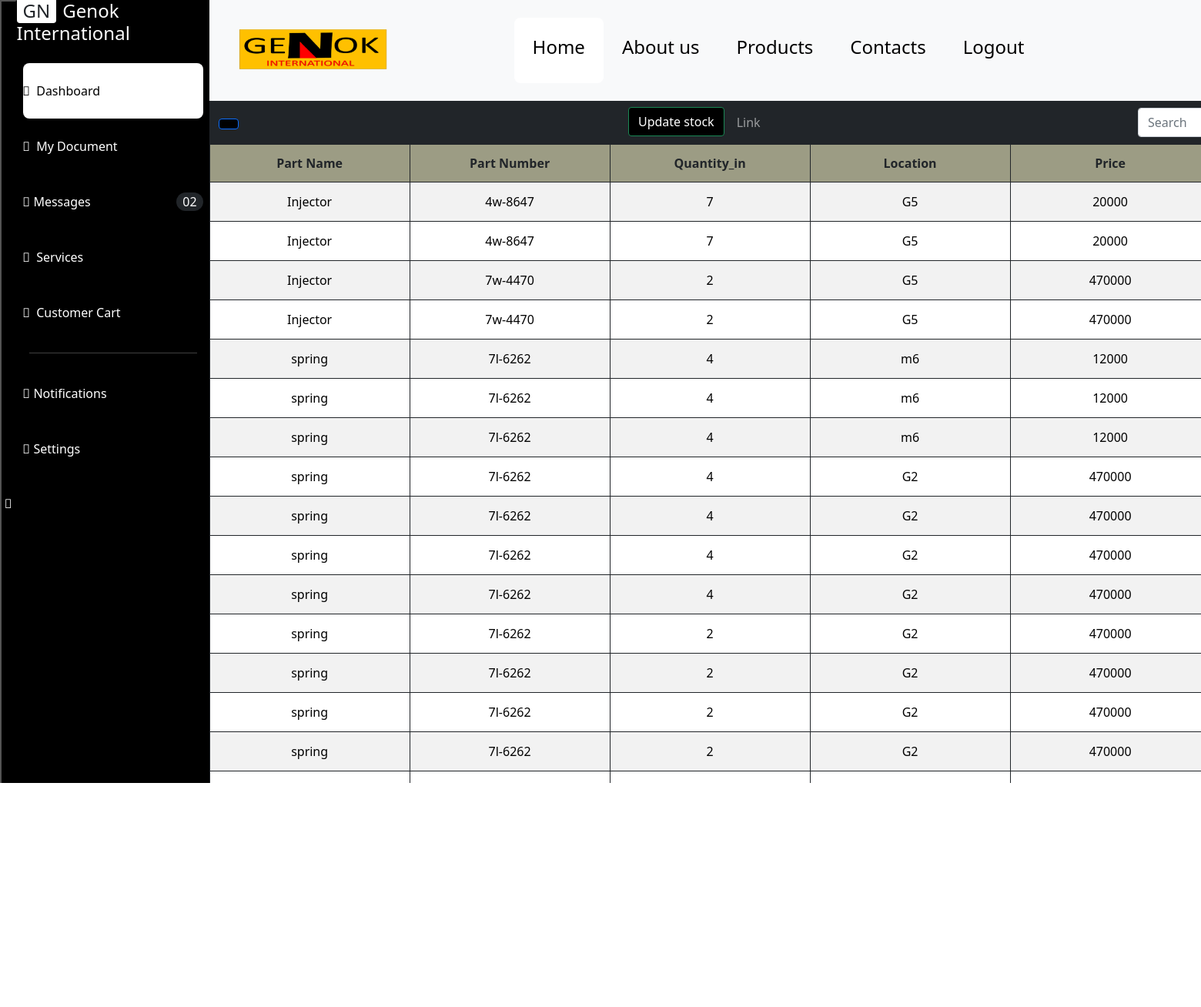
The page /documents/view_purchasebook on the database its author committed.
### document/models.py (models this page shows)
class PurchaseBook(models.Model):
    part_number = models.ForeignKey(Stock, on_delete=models.CASCADE)
    quantity_in = models.IntegerField(default=0)
    location = models.CharField(max_length=5)
    price = models.IntegerField(null=True)
    date_added = models.DateField(auto_now_add=True, null=True)

### products/models.py (models this page shows, shortened)
class Stock(models.Model):
    name = models.CharField(max_length=225, null=False)
    part_number = models.CharField(max_length=50, primary_key=True)
    location = models.CharField(max_length=10, null=False)
    balance = models.IntegerField()
    price = models.IntegerField(null=True)

### document/views.py (the view)
# urls.py: path('view_purchasebook', views.view_purchasebook, name='view_purchasebook'),
def view_purchasebook(request):
    pb = PurchaseBook.objects.all()
    template = loader.get_template('view_purchasebook.html')
    context = {
        'pb': pb,
    }
    return HttpResponse(template.render(context, request))

### document/templates/view_purchasebook.html (shortened to what this page needs)
<!DOCTYPE html>
<html lang="en">
{% extends "base.html"%}
{% load static%}
{% block body %}
<link rel="stylesheet" href='{% static "purchasebook.css"%}'/>
<nav class="navbar navbar-expand-sm navbar-dark bg-dark ">
  <div class="container-fluid">
    <div class="dropdown navbar-brand">
  <button type="button" class="btn btn-primary">
  </button>
</div>
    <div class="collapse navbar-collapse second" id="mynavbar">
      <ul class="navbar-nav mx-auto">
        <li class="nav-item px-2">
          <a href="/documents/purchasebook">
              <button class="btn btn-success">Update stock</button>
          </a>
        </li>
        <li class="nav-item">
          <a class="nav-link" href="javascript:void(0)">Link</a>
        </li>
      </ul>
      <form class="d-flex">
        <input class="form-control me-2" type="text" placeholder="Search">
      </form>
    </div>
  </div>
</nav>
<div class="dashboard-content">
            <table class="align-content-center table-pattern">
                <tr>
                    <th>Part Name</th>
                    <th>Part Number</th>
                    <th>Quantity_in</th>
                     <th>Location</th>
                    <th>Price</th>
                </tr>
                        {% for x in pb %}
          <form method="POST">
              <tr>
                    <td><input type="text" id="table-content" name="part_name" value="{{x.part_number.name}}" readonly></td>
                    <td><input type="text" id="table-content" name="part_number" value="{{x.part_number.part_number}}" readonly></td>
                    <td><input type="text" id="table-content" name="balance" value="{{x.quantity_in}}" readonly></td>
                    <td><input type="text" id="table-content" name="location" value="{{x.location}}" readonly></td>
                    <td><input type="text" id="table-content" name="price" value="{{x.price}}" readonly></td>
                </tr>
          </form>
                {% endfor %}
            </table>
{% endblock body%}

### products/static/base.css (style rules this page uses)
body { background: white; }
.btn { background-color: black; }

### document/static/purchasebook.css (style rules this page uses)
table { width: 100%; border-collapse: collapse; border-spacing: 0; }
th, td { padding: 12px; text-align: center; }
.table-pattern th, .table-pattern td { border: 1px solid; }
.table-pattern th { background-color: rgb(156, 156, 132); }
.table-pattern tr:nth-child(even) { background-color: #f2f2f2; }
#table-content { background-color: inherit; border-top-style: hidden; border-right-style: hidden; border-left-style: hidden; border-bottom-style: hidden; text-align: center; }

### products/templates/base.html (style rules this page uses)
body { background: white; }

### document/templates/view_purchasebook.html (style rules this page uses)
#table-content { background-color: inherit; border-top-style: hidden; border-right-style: hidden; border-left-style: hidden; border-bottom-style: hidden; text-align: center; }

### rows shown on the page
PurchaseBook: part_name "Injector", part_number "4w-8647", balance "7", location "G5", price "20000"
PurchaseBook: part_name "Injector", part_number "4w-8647", balance "7", location "G5", price "20000"
PurchaseBook: part_name "Injector", part_number "7w-4470", balance "2", location "G5", price "470000"
PurchaseBook: part_name "Injector", part_number "7w-4470", balance "2", location "G5", price "470000"
PurchaseBook: part_name "spring", part_number "7l-6262", balance "4", location "m6", price "12000"
PurchaseBook: part_name "spring", part_number "7l-6262", balance "4", location "m6", price "12000"
PurchaseBook: part_name "spring", part_number "7l-6262", balance "4", location "m6", price "12000"
PurchaseBook: part_name "spring", part_number "7l-6262", balance "4", location "G2", price "470000"
PurchaseBook: part_name "spring", part_number "7l-6262", balance "4", location "G2", price "470000"
PurchaseBook: part_name "spring", part_number "7l-6262", balance "4", location "G2", price "470000"
PurchaseBook: part_name "spring", part_number "7l-6262", balance "4", location "G2", price "470000"
PurchaseBook: part_name "spring", part_number "7l-6262", balance "2", location "G2", price "470000"
PurchaseBook: part_name "spring", part_number "7l-6262", balance "2", location "G2", price "470000"
PurchaseBook: part_name "spring", part_number "7l-6262", balance "2", location "G2", price "470000"
PurchaseBook: part_name "spring", part_number "7l-6262", balance "2", location "G2", price "470000"
PurchaseBook: part_name "spring", part_number "7l-6262", balance "3", location "G2", price "470000"
PurchaseBook: part_name "spring", part_number "7l-6262", balance "3", location "G2", price "470000"
PurchaseBook: part_name "spring", part_number "7l-6262", balance "3", location "G2", price "470000"
PurchaseBook: part_name "spring", part_number "7l-6262", balance "3", location "G2", price "470000"
PurchaseBook: part_name "spring", part_number "7l-6262", balance "3", location "G2", price "480000"
PurchaseBook: part_name "plug", part_number "7j-7722", balance "5", location "a3", price "18000"
